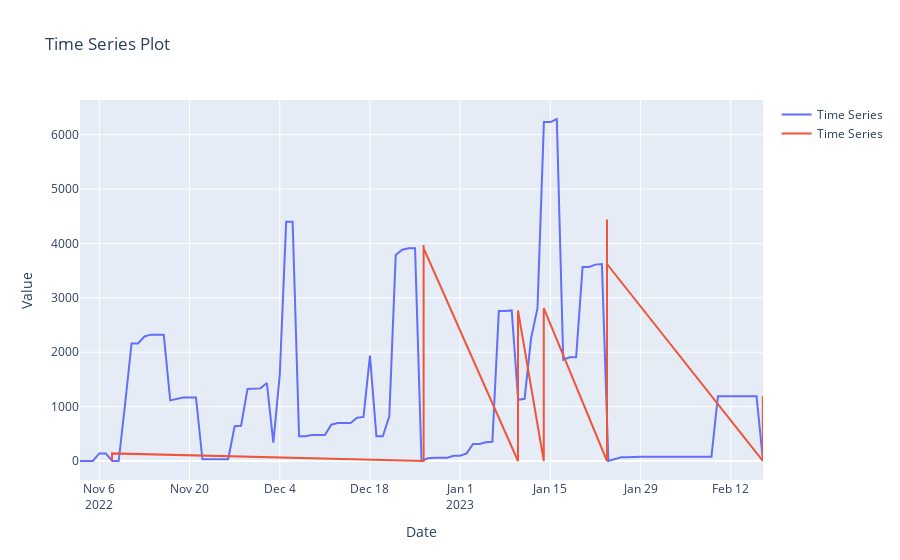

Source (notebook cell):
### Code cell
# Create a time series line plot
business='cl8af5bmp19891kx3wlkp2825'
x1=statements_df_target_business[statements_df_target_business['business_id'] == business]['statement_end_date']
y1=statements_df_target_business[statements_df_target_business['business_id'] == business]['outstanding_balance_recon']
x2=statements_df_target_business[statements_df_target_business['business_id'] == business][['payment_date_reconcile', 'total_payment_collected']].dropna()['payment_date_reconcile']
y2=statements_df_target_business[statements_df_target_business['business_id'] == business][['payment_date_reconcile', 'total_payment_collected']].dropna()['total_payment_collected']


fig2 = go.Figure()
fig2.add_trace(go.Scatter(x=x1, y=y1, mode='lines', name='Time Series'))
fig2.add_trace(go.Scatter(x=x2, y=y2, mode='lines', name='Time Series'))
# Update layout for better readability
fig2.update_layout(
    title='Time Series Plot',
    xaxis_title='Date',
    yaxis_title='Value',
)

# Show the plot
fig2.show()
